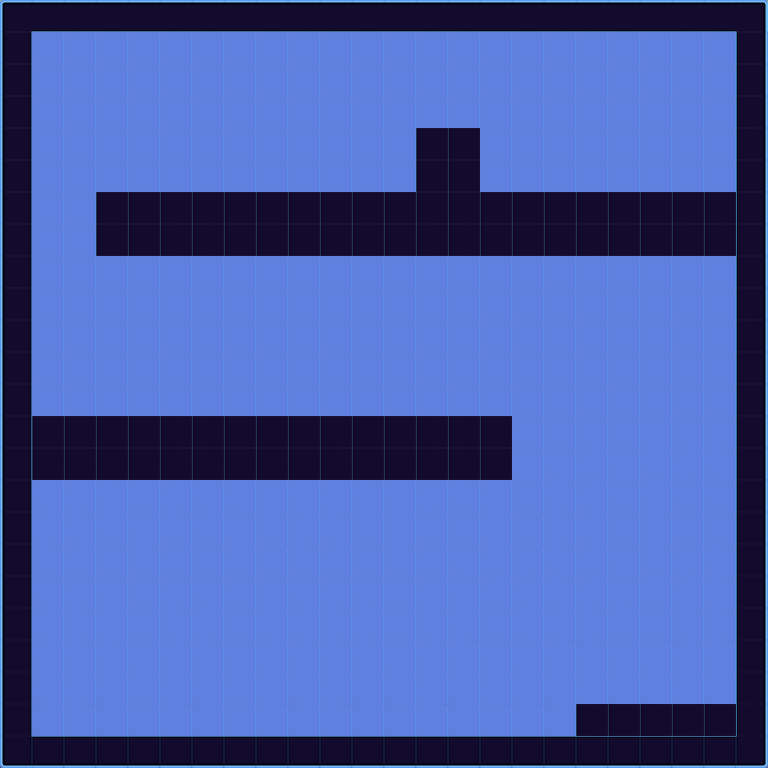

Below is a game level as drawn by its tile map, then a one-line description and the .tmx that defines it (tile-layer data replaced by summaries):
An orthogonal 24x24 tile map with 32x32 px tiles, 1 tile layer (ForegroundPlatformLayer), 1 image layer.

<map version="1.0" orientation="orthogonal" renderorder="right-down" width="24" height="24" tilewidth="32" tileheight="32" nextobjectid="1">
 <tileset firstgid="1" name="lvTiles2" tilewidth="32" tileheight="32">
  <image source="lvTiles2.png" width="320" height="32" />
 </tileset>
 <imagelayer name="BackgroundImageLayer" x="5" y="-5">
  <image source="bgim.png" />
  <properties>
   <property name="collidable" value="false" />
   <property name="imageheight" value="960" />
   <property name="imagewidth" value="960" />
  </properties>
 </imagelayer>
 <layer name="ForegroundPlatformLayer" width="24" height="24">
  <properties>
   <property name="collidable" value="true" />
  </properties>
  <data>[576 cells, 576 non-empty, 10 distinct tile ids]</data>
 </layer>
</map>
